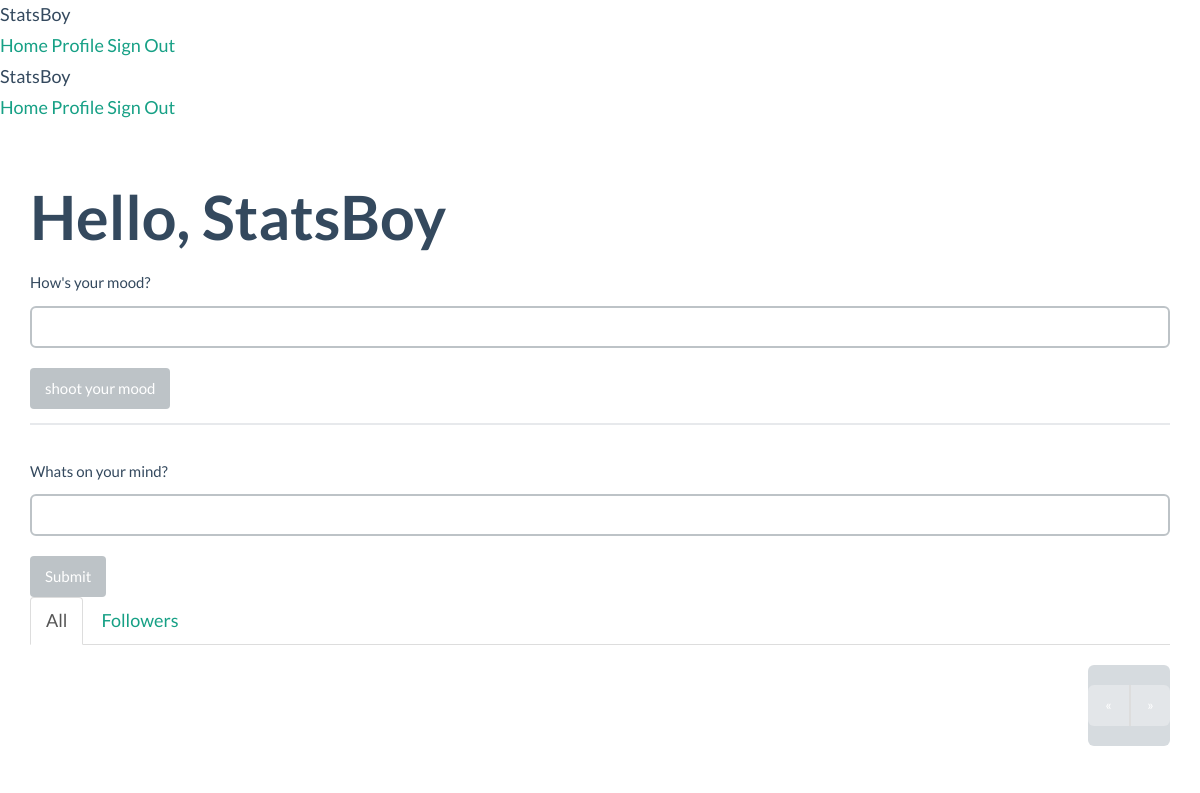
Page / (signed in) on the earlier database version.
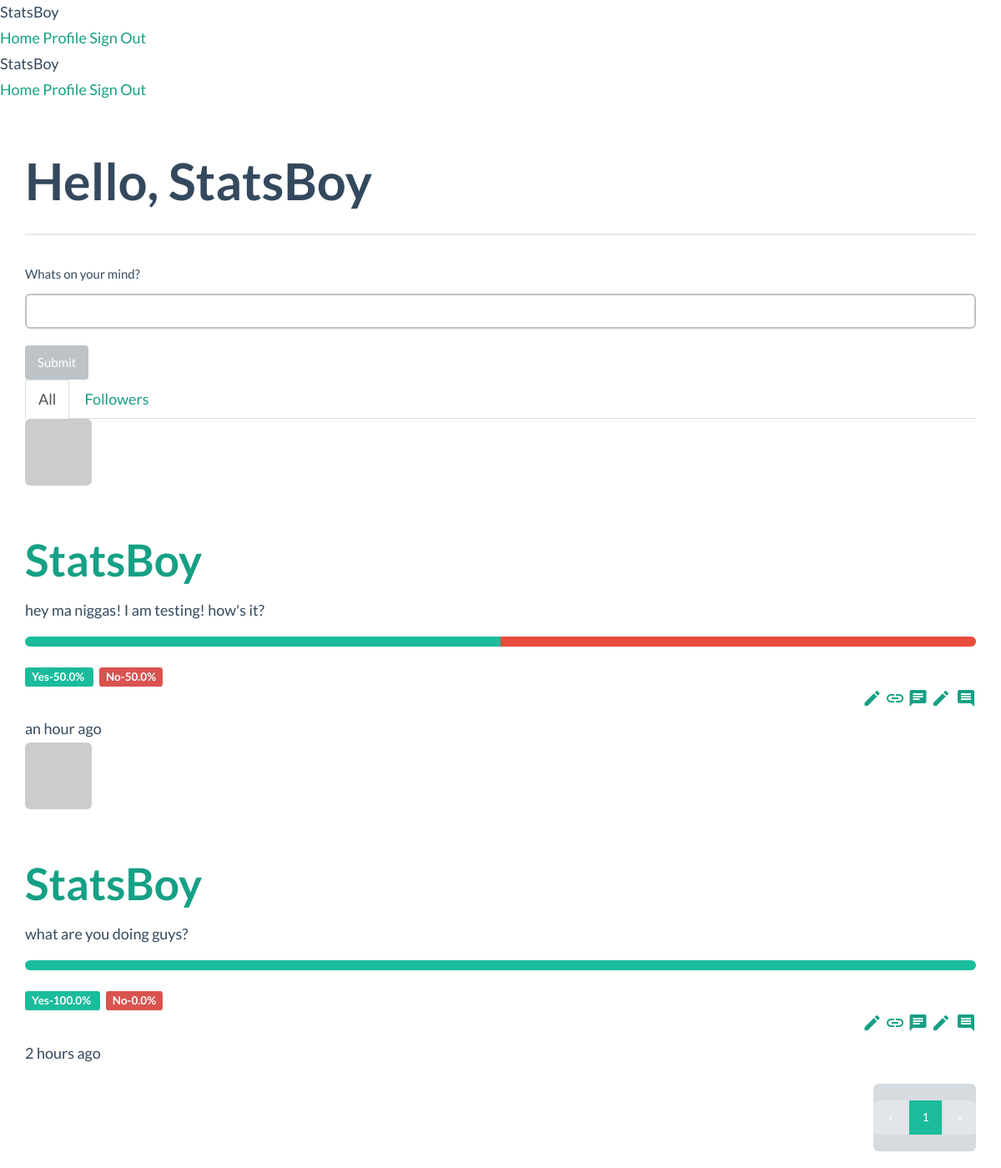
Same page on the later database version.
### app/models.py (models this page shows, shortened)
class Post(db.Model):
    __tablename__='posts'
    id=db.Column(db.Integer,primary_key=True)
    body=db.Column(db.Text)
    timestamp=db.Column(db.DateTime,index=True,default=datetime.utcnow)
    author_id=db.Column(db.Integer,db.ForeignKey('users.id'))
    body_html=db.Column(db.Text)
    comments=db.relationship('Comment',backref='post',lazy='dynamic')
    answers=db.relationship('Answer',backref='question',lazy='dynamic')

class User(db.Model, UserMixin):
    __tablename__ = 'users'
    id = db.Column(db.Integer, primary_key=True)
    email= db.Column(db.String(64),unique=True,index=True)
    username = db.Column(db.String(64), unique=True, index=True)
    role_id = db.Column(db.Integer, db.ForeignKey('roles.id'))
    password_hash= db.Column(db.String(128))
    confirmed=db.Column(db.Boolean,default=False)
    name=db.Column(db.String(64))
    location=db.Column(db.String(64))
    about_me=db.Column(db.Text())
    member_since=db.Column(db.DateTime(),default=datetime.utcnow)
    last_seen=db.Column(db.DateTime(), default=datetime.utcnow)
    avatar_hash=db.Column(db.String(32))
    posts=db.relationship('Post',backref='author', lazy='dynamic')
    followed=db.relationship('Follow',foreign_keys=[Follow.follower_id],backref=db.backref('follower',lazy='joined'),lazy='dynamic',cascade='all,delete-orphan')
    followers=db.relationship('Follow',foreign_keys=[Follow.followed_id],backref=db.backref('followed',lazy='joined'),lazy='dynamic',cascade='all, delete-orphan')
    comments=db.relationship('Comment',backref='author',lazy='dynamic')
    answers=db.relationship('Answer',backref='advisor',lazy='dynamic')
    mood=db.Column(db.String(64))
    mood_changed=db.Column(db.DateTime())
    def has_answered(self,post):
        return self.answers.filter_by(post_id=post.id).first() is not None
    def gravatar(self,size=100,default='retro',rating='g'):
        if request.is_secure:
            url= 'https://secure.gravatar.com/avatar'
        else:
            url= 'http://www.gravatar.com/avatar'
        hash= self.avatar_hash or hashlib.md5(self.email.encode('utf-8')).hexdigest()
        return '{url}/{hash}?s={size}&d={default}&r={rating}'.format(url=url,hash=hash,size=size,default=default,rating=rating)
    def ping(self):
        self.last_seen =datetime.utcnow()
        db.session.add(self)
    def can(self,permissions):
        return self.role is not None and (self.role.permissions & permissions) == permissions
    @property
    def password(self):
        raise AttributeError('password is not a readable attribute.')

### app/main/views.py (the view)
@main.route('/',methods=['GET','POST'])
def index():
    form1=MoodForm()
    if current_user.can(Permission.WRITE_ARTICLES) and form1.validate_on_submit():
        current_user.mood=form1.mood.data
        current_user.mood_changed=datetime.utcnow()
        db.session.add(current_user)
        flash('Your mood has been set to '+current_user.mood)
        return redirect(url_for('.index'))
    form=PostForm()
    if current_user.can(Permission.WRITE_ARTICLES) and form.validate_on_submit():
        post=Post(body=form.body.data,author=current_user._get_current_object())
        db.session.add(post)
        return redirect(url_for('.index'))
    page= request.args.get('page',1,type=int)
    show_followed=False
    if current_user.is_authenticated():
        show_followed=bool(request.cookies.get('show_followed',''))
    if current_user.can(Permission.WRITE_ARTICLES) and (current_user.mood):
        a=divmod((datetime.utcnow()-current_user.mood_changed).days* 86400+ (datetime.utcnow()-current_user.mood_changed).seconds , 60)
    else:
        a=(0,1)
    if show_followed:
        query=current_user.followed_posts
    else:
        query=Post.query
    pagination=query.order_by(Post.timestamp.desc()).paginate(page,per_page=current_app.config['BLOGPOLE_POSTS_PER_PAGE'],error_out=False)
    posts=pagination.items
    return render_template('index.html',form=form,posts=posts,pagination=pagination,form1=form1,a=a)

### app/main/forms.py
class MoodForm(Form):
    mood=StringField("How's your mood?",validators=[Required()])
    submit=SubmitField('shoot your mood')

class PostForm(Form):
    body=PageDownField("Whats on your mind?",validators=[Required()])
    submit=SubmitField('Submit')

### app/auth/views.py (called while the page is built)
@auth.before_app_request
def before_request():
    if current_user.is_authenticated():
        current_user.ping()
        if not current_user.confirmed and request.endpoint[:5] !='auth.':
            return redirect(url_for('auth.unconfirmed'))

### app/main/__init__.py (called while the page is built)
@main.app_context_processor
def inject_permissions():
    return dict(Permission=Permission)

### app/models.py (called while the page is built)
@login_manager.user_loader
def load_user(user_id):
    return User.query.get(int(user_id))

### app/templates/index.html (shortened to what this page needs)
{% extends "base.html" %}
{% import "bootstrap/wtf.html" as wtf %}
{% import "_macros.html" as macros %}
{% block page_content %}
<div class="page-header">
  <h1>Hello,
  {% if current_user.is_authenticated() %}
  {{current_user.username}}
  {% else %}
  Buddy
  {% endif %}
</h1>
{% if current_user.is_authenticated() and ((a[0]>1440) or (not current_user.mood)) %}
{{wtf.quick_form(form1)}}
{% endif %}
</div>
<div>
  {% if current_user.can(Permission.WRITE_ARTICLES) %}
  {{wtf.quick_form(form)}}
  <ul class="nav nav-tabs">
        <li{% if not show_followed %} class="active"{% endif %}><a href="{{ url_for('.show_all') }}">All</a></li>
        {% if current_user.is_authenticated %}
        <li{% if show_followed %} class="active"{% endif %}><a href="{{ url_for('.show_followed') }}">Followers</a></li>
        {% endif %}
</ul>
  {% include "_posts.html" %}
  <div class="pagination" style="align:right;">
    {{ macros.pagination_widget(pagination, '.index') }}
  </div>
  {% endif %}
</div>
{% endblock %}

### app/templates/_posts.html (shortened to what this page needs)
    {% for post in posts %}
            <div class="mdl-cell mdl-cell--12-col card-lesson mdl-card mdl-color--white mdl-shadow--2dp">
  <div class="mdl-card__title">
    <img class="img-rounded profile-thumbnail media-object" src="{{ post.author.gravatar(size=40) }}">&nbsp
    <h2 class="mdl-card__title-text"><a href="{{ url_for('.user', username=post.author.username) }}">{{ post.author.username }}</a></h2>
  </div>
  <div class="mdl-card__supporting-text">
    {% if post.body_html %}
  {{ post.body_html | safe }}
  {% else %}
  {{ post.body }}
  {% endif %}
  {% if current_user.has_answered(post)==True %}
  <div class="progress">
    <div class="progress-bar progress-bar-primary" style="width: {{ ((post.answers.filter_by(opinion=True).count())/(post.answers.count())*100)}}%;"></div>
    <div class="progress-bar progress-bar-danger" style="width:{{100-((post.answers.filter_by(opinion=True).count())/(post.answers.count())*100)}}% ;"></div>
  </div>
  <span class="label label-green">Yes-{{((post.answers.filter_by(opinion=True).count())/(post.answers.count())*100)}}% </span>&nbsp
  <span class="label label-danger">No-{{100-((post.answers.filter_by(opinion=True).count())/(post.answers.count())*100)}}% </span>
  {% endif %}
</div>
  <div class="mdl-card__actions mdl-card--border">
    <div class="mdl-grid">
  <div class="mdl-cell mdl-cell--6-col text-right">
    {% if current_user == post.author %}
    <a href="{{url_for('.edit',id=post.id)}}" class="material-icons mdl-badge mdl-badge--overlap">edit</a>
    {% elif current_user.is_administrator() %}
    <a href="{{url_for('.edit',id=post.id)}}" class="material-icons mdl-badge mdl-badge--overlap">border color</a>
    {% endif %}
    <a href="{{url_for('.post',id=post.id)}}" class="material-icons mdl-badge mdl-badge--overlap">link</a>
    <a href="{{ url_for('.post',id=post.id)}}#comments" class=" material-icons mdl-badge mdl-badge--overlap" data-badge="{{ post.comments.count()}}">chat</a>
    {% if current_user.can(Permission.MODERATE_COMMENTS) %}
    <a href="{{ url_for('.moderate')}}" class="material-icons mdl-badge mdl-badge--overlap">mode comment</a>
    {% endif %}
  </div>
  </div>
  <div class="mdl-card__menu">
   {{ moment(post.timestamp).fromNow()}}
 </div>
</div>
</div>
    {% endfor %}

Differences in the rows shown:
added Post: author.username "StatsBoy", body_html "hey ma niggas! I am testing! how's it?", answers "50.0", timestamp "an hour ago"
added Post: author.username "StatsBoy", body_html "what are you doing guys?", answers "100.0", answers "0.0", timestamp "2 hours ago"
Other differences:
form field submit: "shoot your mood" → (not shown)
new list line: "1"
text no longer shown: "How's your mood?"
